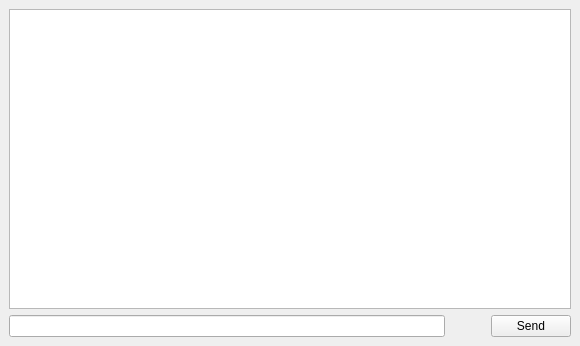
<?xml version="1.0" encoding="UTF-8"?>
<ui version="4.0">
 <class>MainWindow</class>
 <widget class="QMainWindow" name="MainWindow">
  <property name="geometry">
   <rect>
    <x>0</x>
    <y>0</y>
    <width>580</width>
    <height>346</height>
   </rect>
  </property>
  <property name="windowTitle">
   <string>SocketChat</string>
  </property>
  <widget class="QWidget" name="centralwidget">
   <layout class="QVBoxLayout" name="verticalLayout_2">
    <item>
     <layout class="QVBoxLayout" name="verticalLayout">
      <item>
       <widget class="QTextEdit" name="chatLog">
        <property name="readOnly">
         <bool>true</bool>
        </property>
       </widget>
      </item>
      <item>
       <layout class="QHBoxLayout" name="horizontalLayout_2">
        <item>
         <widget class="QLineEdit" name="inputBox"/>
        </item>
        <item>
         <spacer name="horizontalSpacer">
          <property name="orientation">
           <enum>Qt::Horizontal</enum>
          </property>
          <property name="sizeType">
           <enum>QSizePolicy::Minimum</enum>
          </property>
          <property name="sizeHint" stdset="0">
           <size>
            <width>40</width>
            <height>20</height>
           </size>
          </property>
         </spacer>
        </item>
        <item>
         <widget class="QPushButton" name="sendButton">
          <property name="text">
           <string>Send</string>
          </property>
         </widget>
        </item>
       </layout>
      </item>
     </layout>
    </item>
   </layout>
  </widget>
 </widget>
 <resources/>
 <connections/>
</ui>
